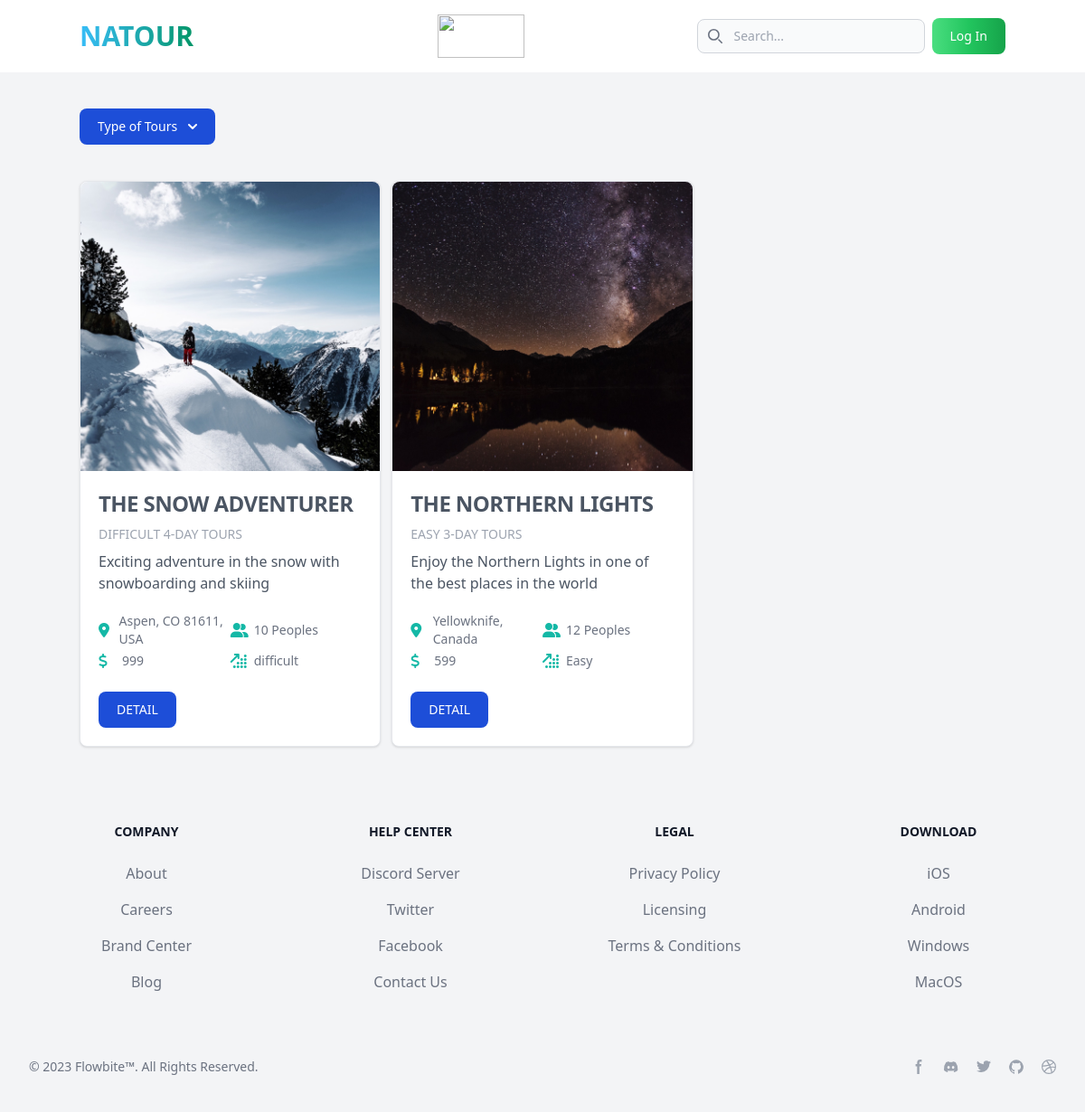
The app's page /type_tour/3 with its own data.
### tours_app/models.py (models this page shows)
class Tour(models.Model):
    name = models.CharField(max_length=100)
    duration = models.CharField(max_length=50)
    maxGroupSize = models.CharField(max_length=50)
    difficulty = models.CharField(max_length=50)
    price = models.CharField(max_length=50)
    summary = models.TextField()
    description = models.TextField()
    imageCover = models.ImageField(null=True, blank=True, upload_to="images/")
    type_tour = models.ForeignKey(
        Type_Of_Tour, blank=True, null=True, on_delete=models.SET_NULL
    )
    start_location = models.CharField(max_length=50)

### tours_app/views.py (the view)
# urls.py: path("type_tour/<type_id>", views.type_tour, name="type-tour"),
def type_tour(request, type_id):
    type_tour = Type_Of_Tour.objects.get(pk=type_id)
    data = {"tours": type_tour.tour_set.all(), "types": Type_Of_Tour.objects.all()}
    print("data:", type_tour.tour_set.all())
    return render(
        request,
        "type_tour.html",
        data,
    )

### tours_app/templates/type_tour.html (shortened to what this page needs)
{% extends "layout/base.html" %}
{% load static%}
{% block content %}
<div class="container mx-auto">
    <button id="dropdownDefaultButton" data-dropdown-toggle="dropdown"
        class="mt-10 text-white bg-blue-700 hover:bg-blue-800 focus:ring-4 focus:outline-none focus:ring-blue-300 font-medium rounded-lg text-sm px-5 py-2.5 text-center inline-flex items-center dark:bg-blue-600 dark:hover:bg-blue-700 dark:focus:ring-blue-800"
        type="button">Type of Tours <svg class="w-2.5 h-2.5 ms-3" aria-hidden="true" fill="none" viewBox="0 0 10 6">
            <path stroke="currentColor" stroke-linecap="round" stroke-linejoin="round" stroke-width="2"
                d="m1 1 4 4 4-4" />
        </svg>
    </button>
    <div class="mt-10 grid grid-cols-3 gap-3">
        {% if tours %}
        {% for tour in tours %}
        <div
            class="max-w-full mb-3 bg-white border border-gray-200 rounded-lg shadow dark:bg-gray-800 dark:border-gray-700">
            <div class="h-80">
                {% if tour.imageCover %}
                <img class="h-full w-full object-cover rounded-t-lg" src="{{tour.imageCover.url}}" alt="" />
                {%else%}
                <img class="h-full w-full object-cover rounded-t-lg" src="{% static 'img/no-img.jpg'%}" alt="" />
                {%endif%}
            </div>
            <div class="p-5 grid gap-x-2 gap-y-2">
                <div class="align-left">
                    <h5 class="text-2xl font-bold tracking-tight text-gray-600 dark:text-white uppercase">{{tour.name}}
                    </h5>
                    <p class="py-2 text-sm font-medium uppercase text-gray-400">{{tour.difficulty}}
                        {{tour.duration}}-DAY
                        TOURS
                    </p>
                    <p class="font-normal text-gray-600 dark:text-gray-400">{{tour.summary}}</p>
                </div>
                <div class="py-3">
                    <div class="flex ">
                        <div class="inline-flex items-center basis-2/4">
                            <i class="fa-solid fa-location-dot"
                                style="color: rgb(20 184 166);width:22px;line-height: 28px;"></i>
                            <span class="ml-1 text-sm text-gray-500">{{tour.start_location}}</span>
                        </div>
                        <div class="inline-flex items-center">
                            <i class="fa-solid fa-user-group"
                                style="color: rgb(20 184 166);width:22px;line-height: 28px;"></i>
                            <span class="ml-1 text-sm text-gray-500">{{tour.maxGroupSize}} Peoples</span>
                        </div>
                    </div>
                    <div class="flex ">
                        <div class="inline-flex items-center basis-2/4">
                            <i class="fa-solid fa-dollar-sign"
                                style="color: rgb(20 184 166);width:22px;line-height: 28px;"></i>
                            <span class="ml-1 text-sm text-gray-500">{{tour.price}}</span>
                        </div>
                        <div class="inline-flex items-center">
                            <i class="fa-solid fa-arrow-up-right-dots"
                                style="color: rgb(20 184 166);width:22px;line-height: 28px;"></i>
                            <span class="ml-1 text-sm text-gray-500">{{tour.difficulty}}</span>
                        </div>
                    </div>
                </div>
                {% if user.is_superuser == 1 %}
                <div class="flex items-center">
                    <a href="{% url 'natours:detail-tour' tour.id %}"
                        class="mr-2 inline-flex items-center px-5 py-2.5 text-sm font-medium text-center text-white bg-blue-700 rounded-lg hover:bg-blue-800 focus:ring-4 focus:outline-none focus:ring-blue-300 dark:bg-blue-600 dark:hover:bg-blue-700 dark:focus:ring-blue-800">
                        DETAIL
                    </a>
                    <a href="{% url 'natours:update-tour' tour.id %}"
                        class="mr-2 focus:outline-none text-white bg-yellow-400 hover:bg-yellow-500 focus:ring-4 focus:ring-yellow-300 font-medium rounded-lg text-sm px-5 py-2.5 dark:focus:ring-yellow-900">
                        UPDATE
                    </a>
                    <a href="{% url 'natours:delete-tour' tour.id %}" type="button"
                        class="cursor-pointer focus:outline-none text-white bg-red-700 hover:bg-red-800 focus:ring-4 focus:ring-red-300 font-medium rounded-lg text-sm px-5 py-2.5 dark:bg-red-600 dark:hover:bg-red-700 dark:focus:ring-red-900">DELETE</a>
                </div>
                {%else%}
                <div class="inline-block">
                    <a href="{% url 'natours:detail-tour' tour.id %}"
                        class="inline-flex items-center px-5 py-2.5 text-sm font-medium text-center text-white bg-blue-700 rounded-lg hover:bg-blue-800 focus:ring-4 focus:outline-none focus:ring-blue-300 dark:bg-blue-600 dark:hover:bg-blue-700 dark:focus:ring-blue-800">
                        DETAIL
                    </a>
                </div>
                {%endif%}
            </div>
        </div>
        {% endfor %}
        {% endif %}
    </div>
</div>
{% endblock %}

### records on screen
Tour: imageCover (picture), name "THE SNOW ADVENTURER", difficulty "DIFFICULT", duration "4", summary "Exciting adventure in the snow with snowboarding and skiing", start_location "Aspen, CO 81611, USA", maxGroupSize "10", price "999", difficulty "difficult"
Tour: imageCover (picture), name "THE NORTHERN LIGHTS", difficulty "EASY", duration "3", summary "Enjoy the Northern Lights in one of the best places in the world", start_location "Yellowknife, Canada", maxGroupSize "12", price "599", difficulty "Easy"
